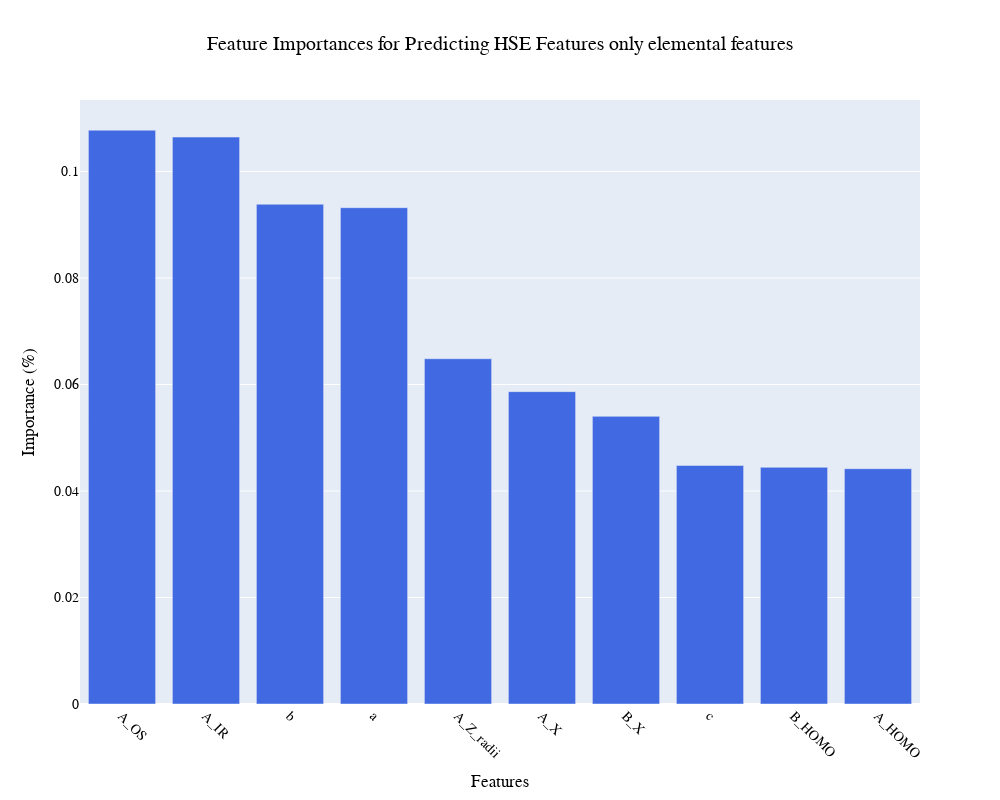

Notebook code cell kept with this figure:
### Markdown cell above
### Feature importances for HSE bandgap prediction only elemental features

### Code cell
import plotly.graph_objects as go

feature_importances = xgb__reg.feature_importances_
included = X_HSE.columns.values
indices = np.argsort(feature_importances)[::-1]

fig = go.Figure()

fig.add_trace(go.Bar(
    x=included[indices][:10],
    y=feature_importances[indices][:10],
    marker=dict(color='royalblue'),
    #text=feature_importances[indices][:10],
    #textposition='auto',
))

fig.update_layout(
    xaxis=dict(
        title='Features',
        tickfont=dict(size=14),
        tickangle = 45,  # Adjust the font size for tick labels as needed
    ),
    yaxis_title='Importance (%)',
    title='Feature Importances for Predicting HSE Features only elemental features',
    font=dict(family="Arial", size=14, color="black"),
    title_x = 0.5,
    width=1000,
    height=800,
    showlegend=False,
)

config = {
    'toImageButtonOptions': {
        'format': 'png',  # one of png, svg, jpeg, webp
        'filename': 'custom_image',
        'height': 500,
        'width': 700,
        'scale': 6  # Multiply title/legend/axis/canvas sizes by this factor
    }
}

fig.show(config=config)

### Figure 1 — Plotly figure (JSON) as saved in the notebook; plotly's stock layout.template omitted (floating-point values rounded to 4 significant figures)
{"data": [{"marker": {"color": "royalblue"}, "type": "bar", "x": ["A_OS", "A_IR", "b", "a", "A_Z_radii", "A_X", "B_X", "c", "B_HOMO", "A_HOMO"], "y": [0.1078, 0.1065, 0.09385, 0.0932, 0.06484, 0.05865, 0.05401, 0.04479, 0.04444, 0.04418]}], "layout": {"font": {"color": "black", "family": "Arial", "size": 14}, "height": 800, "showlegend": false, "title": {"text": "Feature Importances for Predicting HSE Features only elemental features", "x": 0.5}, "width": 1000, "xaxis": {"tickangle": 45, "tickfont": {"size": 14}, "title": {"text": "Features"}}, "yaxis": {"title": {"text": "Importance (%)"}}}}
